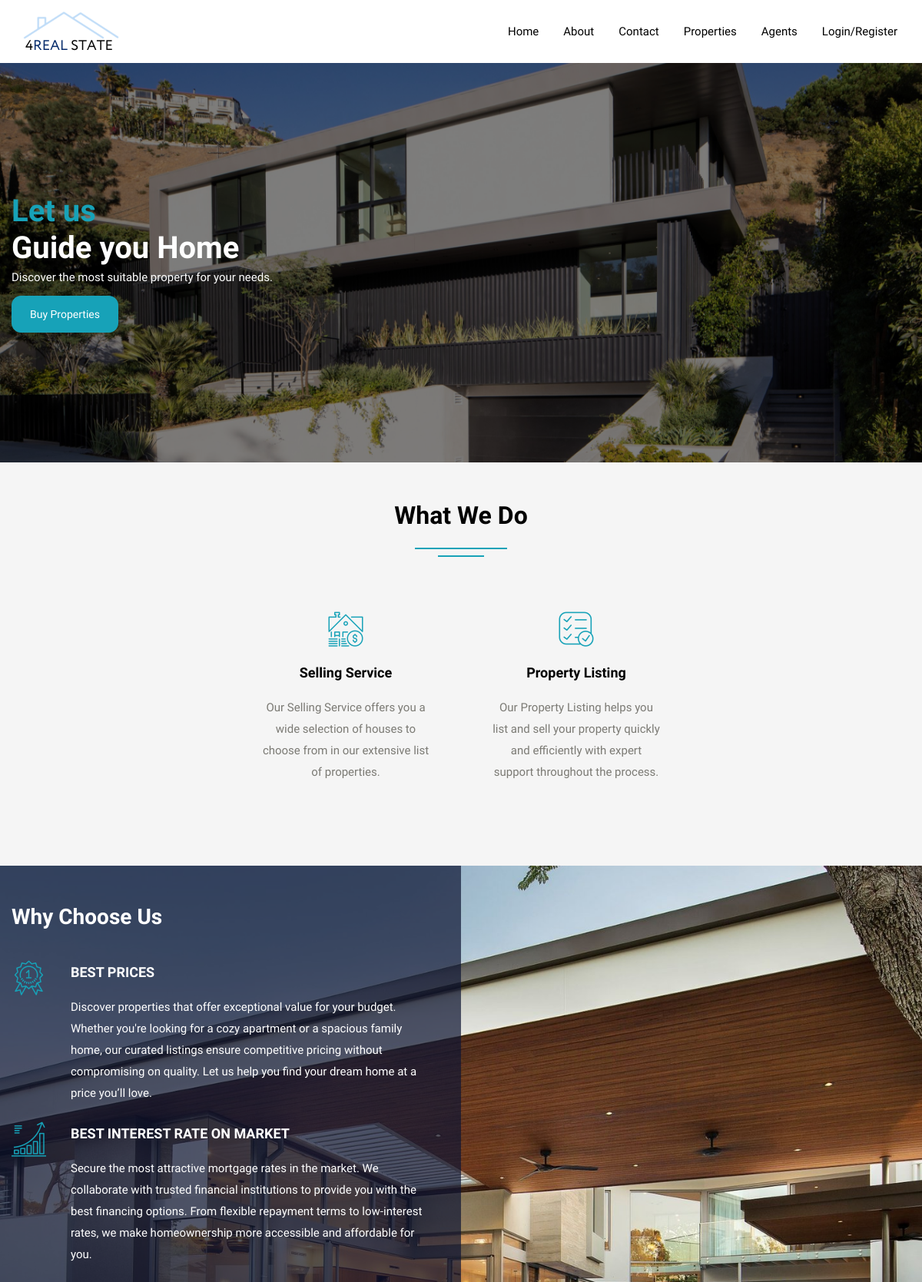
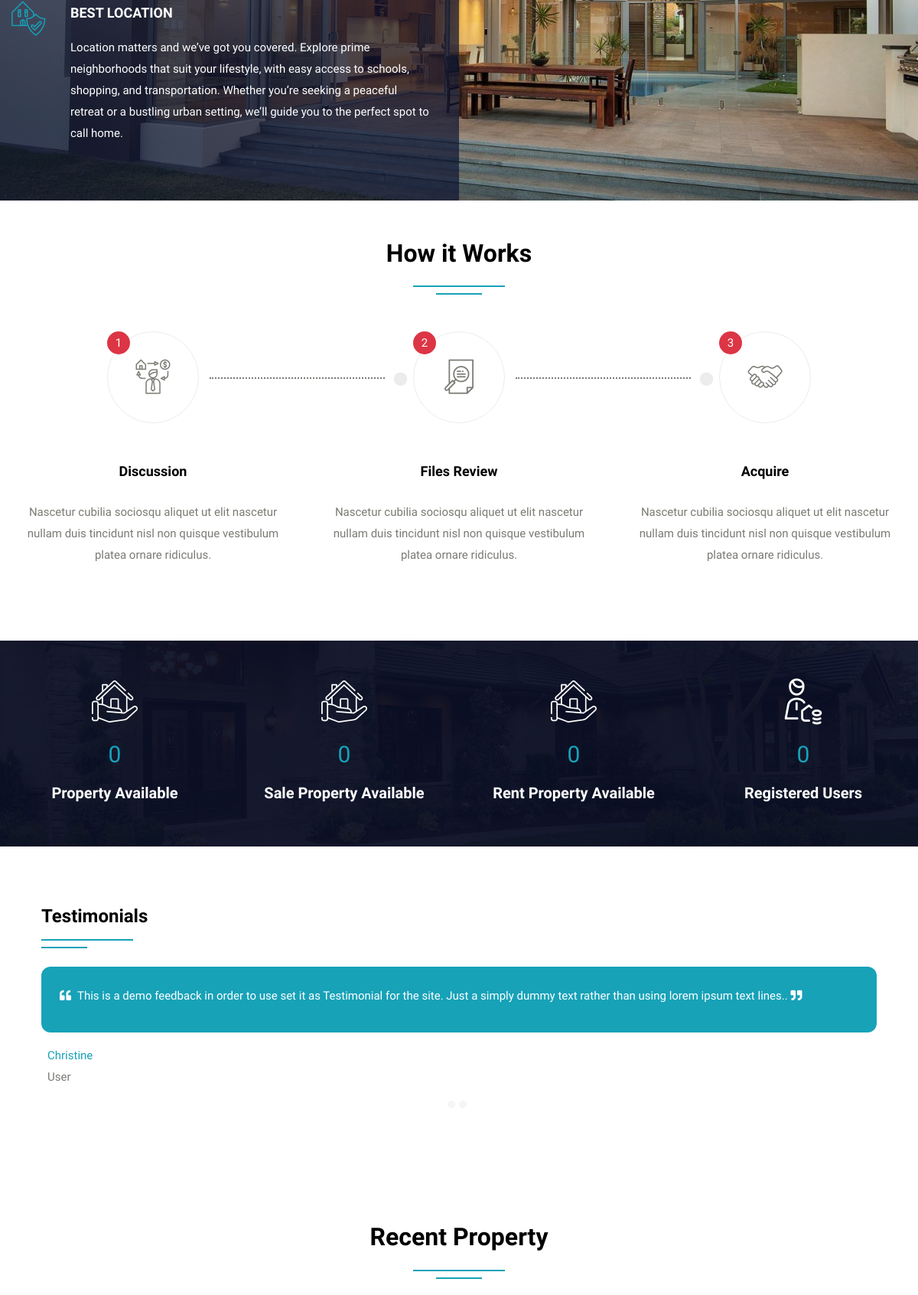
The page / (upper part) on the database its author committed (2 pictures, top to bottom).
### tables this page shows
CREATE TABLE `feedback` (
  `fid` int(50) NOT NULL,
  `uid` int(50) NOT NULL,
  `fdescription` varchar(300) NOT NULL,
  `status` int(1) NOT NULL,
  `date` datetime NOT NULL DEFAULT CURRENT_TIMESTAMP
);

CREATE TABLE `user` (
  `uid` int(50) NOT NULL,
  `uname` varchar(100) NOT NULL,
  `uemail` varchar(100) NOT NULL,
  `uphone` varchar(20) NOT NULL,
  `upass` varchar(50) NOT NULL,
  `utype` varchar(50) NOT NULL,
  `uimage` varchar(300) NOT NULL
);

### index.php (the view, shortened to what this page needs)
<!DOCTYPE html>
<html lang="en">
<head>
<link rel="stylesheet" type="text/css" href="css/bootstrap.min.css">
<link rel="stylesheet" type="text/css" href="css/bootstrap-slider.css">
<link rel="stylesheet" type="text/css" href="css/jquery-ui.css">
<link rel="stylesheet" type="text/css" href="css/layerslider.css">
<link rel="stylesheet" type="text/css" href="css/color.css" id="color-change">
<link rel="stylesheet" type="text/css" href="css/owl.carousel.min.css">
<link rel="stylesheet" type="text/css" href="css/font-awesome.min.css">
<link rel="stylesheet" type="text/css" href="fonts/flaticon/flaticon.css">
<link rel="stylesheet" type="text/css" href="css/style.css">
</head>
<body>
<div id="page-wrapper">
    <div class="row">
		<?php include("include/header.php");?>
        <div class="overlay-black w-100 slider-banner1 position-relative" style="background-image: url('images/banner/house_1.jpg'); background-size: cover; background-position: center center; background-repeat: no-repeat;">
            <div class="container h-100">
                <div class="row h-100 align-items-center">
                    <div class="col-lg-12">
                        <div class="text-white">
                            <h1 class="mb-0"><span class="text-info">Let us</span><br>
                            Guide you Home</h1>
                            <p>Discover the most suitable property for your needs.</p>
                            <button class="btn btn-info" name="login" value="Login" onclick="window.location.href='property.php';" style="border-radius: 12px;">Buy Properties</button>
                        </div>
                    </div>
                </div>
            </div>
        </div>
        <div class="full-row bg-gray">
            <div class="container">
                <div class="row">
                    <div class="col-lg-12">
                        <h2 class="text-secondary double-down-line text-center mb-5">What We Do</h2></div>
                </div>
                <div class="text-box-one">
                    <div class="row justify-content-center">
                        <div class="col-lg-3 col-md-6">
                            <div class="p-4 text-center hover-bg-white hover-shadow rounded mb-4 transation-3s">
								<i class="flaticon-rent text-info flat-medium" aria-hidden="true"></i>
                                <h5 class="text-secondary hover-text-success py-3 m-0"><a href="#">Selling Service</a></h5>
                                <p>Our Selling Service offers you a wide selection of houses to choose from in our extensive list of properties.</p>
                            </div>
                        </div>
                        <div class="col-lg-3 col-md-6">
                            <div class="p-4 text-center hover-bg-white hover-shadow rounded mb-4 transation-3s">
								<i class="flaticon-list text-info flat-medium" aria-hidden="true"></i>
                                <h5 class="text-secondary hover-text-success py-3 m-0"><a href="#">Property Listing</a></h5>
                                <p>Our Property Listing helps you list and sell your property quickly and efficiently with expert support throughout the process.</p>
                            </div>
                        </div>
                    </div>
                </div>
            </div>
        </div>
        <div class="full-row living bg-one overlay-secondary-half" style="background-image: url('images/banner/house_2.jpg'); background-size: cover; background-position: center center; background-repeat: no-repeat;">
            <div class="container">
                <div class="row">
                    <div class="col-md-12 col-lg-6">
                        <div class="living-list pr-4">
                            <h3 class="pb-4 mb-3 text-white">Why Choose Us</h3>
                            <ul>
                                <li class="mb-4 text-white d-flex">
									<i class="flaticon-reward flat-medium float-left d-table mr-4 text-info" aria-hidden="true"></i>
									<div class="pl-2">
										<h5 class="mb-3">BEST PRICES</h5>
										<p>Discover properties that offer exceptional value for your budget. Whether you're looking for a cozy apartment or a spacious family home, our curated listings ensure competitive pricing without compromising on quality. Let us help you find your dream home at a price you’ll love.</p>
									</div>
                                </li>
                                <li class="mb-4 text-white d-flex">
									<i class="flaticon-diagram flat-medium float-left d-table mr-4 text-info" aria-hidden="true"></i>
									<div class="pl-2">
										<h5 class="mb-3">BEST INTEREST RATE ON MARKET</h5>
										<p>Secure the most attractive mortgage rates in the market. We collaborate with trusted financial institutions to provide you with the best financing options. From flexible repayment terms to low-interest rates, we make homeownership more accessible and affordable for you.</p>
									</div>
                                </li>
                                <li class="mb-4 text-white d-flex">
									<i class="flaticon-real-estate flat-medium float-left d-table mr-4 text-info" aria-hidden="true"></i>
									<div class="pl-2">
										<h5 class="mb-3">BEST LOCATION</h5>
										<p>Location matters and we’ve got you covered. Explore prime neighborhoods that suit your lifestyle, with easy access to schools, shopping, and transportation. Whether you’re seeking a peaceful retreat or a bustling urban setting, we’ll guide you to the perfect spot to call home.</p>
									</div>
                                </li>
                            </ul>
                        </div>
                    </div>
                </div>
            </div>
        </div>
        <div class="full-row">
            <div class="container">
                <div class="row">
                    <div class="col-lg-12">
                        <h2 class="text-secondary double-down-line text-center mb-5">How it Works</h2>
                        </div>
                </div>
                <div class="row">
                    <div class="col-md-4">
                        <div class="icon-thumb-one text-center mb-5">
                            <div class="custom-bg-red-color text-white rounded-circle position-absolute z-index-9">1</div>
                            <div class="left-arrow"><i class="flaticon-investor flat-medium icon-success" aria-hidden="true"></i></div>
                            <h5 class="text-secondary mt-5 mb-4">Discussion</h5>
                            <p>Nascetur cubilia sociosqu aliquet ut elit nascetur nullam duis tincidunt nisl non quisque vestibulum platea ornare ridiculus.</p>
                        </div>
                    </div>
                    <div class="col-md-4">
                        <div class="icon-thumb-one text-center mb-5">
                            <div class="custom-bg-red-color text-white rounded-circle position-absolute z-index-9">2</div>
                            <div class="left-arrow"><i class="flaticon-search flat-medium icon-success" aria-hidden="true"></i></div>
                            <h5 class="text-secondary mt-5 mb-4">Files Review</h5>
                            <p>Nascetur cubilia sociosqu aliquet ut elit nascetur nullam duis tincidunt nisl non quisque vestibulum platea ornare ridiculus.</p>
                        </div>
                    </div>
                    <div class="col-md-4">
                        <div class="icon-thumb-one text-center mb-5">
                            <div class="custom-bg-red-color text-white rounded-circle position-absolute z-index-9">3</div>
                            <div><i class="flaticon-handshake flat-medium icon-success" aria-hidden="true"></i></div>
                            <h5 class="text-secondary mt-5 mb-4">Acquire</h5>
                            <p>Nascetur cubilia sociosqu aliquet ut elit nascetur nullam duis tincidunt nisl non quisque vestibulum platea ornare ridiculus.</p>
                        </div>
                    </div>
                </div>
            </div>
        </div>
        <div class="full-row overlay-secondary" style="background-image: url('images/breadcromb.jpg'); background-size: cover; background-position: center center; background-repeat: no-repeat;">
            <div class="container">
                <div class="fact-counter">
                    <div class="row">
                        <div class="col-md-3">
                            <div class="count wow text-center  mb-sm-50" data-wow-duration="300ms"> <i class="flaticon-house flat-large text-white" aria-hidden="true"></i>
								<?php
										$query=mysqli_query($con,"SELECT count(pid) FROM property");
											while($row=mysqli_fetch_array($query))
												{
										?>
                                <div class="count-num text-info my-4" data-speed="3000" data-stop="<?php
												$total = $row[0];
												echo $total;?>">0</div>
								<?php } ?>
                                <div class="text-white h5">Property Available</div>
                            </div>
                        </div>
						<div class="col-md-3">
                            <div class="count wow text-center  mb-sm-50" data-wow-duration="300ms"> <i class="flaticon-house flat-large text-white" aria-hidden="true"></i>
								<?php
										$query=mysqli_query($con,"SELECT count(pid) FROM property where stype='sale'");
											while($row=mysqli_fetch_array($query))
												{
										?>
                                <div class="count-num text-info my-4" data-speed="3000" data-stop="<?php
												$total = $row[0];
												echo $total;?>">0</div>
								<?php } ?>
                                <div class="text-white h5">Sale Property Available</div>
                            </div>
                        </div>
						<div class="col-md-3">
                            <div class="count wow text-center  mb-sm-50" data-wow-duration="300ms"> <i class="flaticon-house flat-large text-white" aria-hidden="true"></i>
								<?php
										$query=mysqli_query($con,"SELECT count(pid) FROM property where stype='rent'");
											while($row=mysqli_fetch_array($query))
												{
										?>
                                <div class="count-num text-info my-4" data-speed="3000" data-stop="<?php
												$total = $row[0];
												echo $total;?>">0</div>
								<?php } ?>
                                <div class="text-white h5">Rent Property Available</div>
                            </div>
                        </div>
                        <div class="col-md-3">
                            <div class="count wow text-center  mb-sm-50" data-wow-duration="300ms"> <i class="flaticon-man flat-large text-white" aria-hidden="true"></i>
                                <?php
										$query=mysqli_query($con,"SELECT count(uid) FROM user");
											while($row=mysqli_fetch_array($query))
												{
										?>
                                <div class="count-num text-info my-4" data-speed="3000" data-stop="<?php
												$total = $row[0];
												echo $total;?>">0</div>
								<?php } ?>
                                <div class="text-white h5">Registered Users</div>
                            </div>
                        </div>
                    </div>
                </div>
            </div>
        </div>
		<div class="full-row">
            <div class="container">
                <div class="row">
					<div class="col-lg-12">
						<div class="content-sidebar p-4">
							<div class="mb-3 col-lg-12">
								<h4 class="double-down-line-left text-secondary position-relative pb-4 mb-4">Testimonials</h4>
									<div class="recent-review owl-carousel owl-dots-gray owl-dots-hover-success">
										<?php
												$query=mysqli_query($con,"select feedback.*, user.* from feedback,user where feedback.uid=user.uid and feedback.status='1'");
												while($row=mysqli_fetch_array($query))
													{
										?>
										<div class="item">
											<div class="p-4 bg-info position-relative" style="border-radius: 12px;">
												<p class="text-white"><i class="fas fa-quote-left mr-2 text-white"></i><?php echo $row['2']; ?>. <i class="fas fa-quote-right mr-2 text-white"></i></p>
											</div>
											<div class="p-2 mt-2">
												<span class="text-info d-table text-capitalize"><?php echo $row['uname']; ?></span> <span class="text-capitalize"><?php echo $row['utype']; ?></span>
											</div>
										</div>
										<?php }  ?>
									</div>
							</div>
						 </div>
					</div>
				</div>
			</div>
		</div>
        <div class="full-row">
            <div class="container">
                <div class="row">
                    <div class="col-md-12">
                        <h2 class="text-secondary double-down-line text-center mb-0">Recent Property</h2>
                    </div>
                    <div class="col-md-12">
                    </div>
                </div>
            </div>
        </div>
    </div>
</div>
</body>
</html>

### css/color.css (style rules this page uses)
:root { --theme-ordinary-color: #7b7a74; }
:root { --theme-primary-color: #17a2b8; }
:root { --theme-secondary-color: black; }
:root { --theme-white-color: #fff; }
:root { --theme-light-color: #f8f8f8; }
:root { --theme-gray-color: #f5f5f5; }
:root { --theme-footer-color: #091b4b; }
:root { --theme-dark-color: #091b4b; }
:root { --text-light-color: #a3a7af; }
:root { --theme-primary-opacity-color: #17a2b8; }
:root { --theme-secondary-opacity-color: rgba(13,20,50,0.7); }
:root { --theme-white-opacity-color: rgba(255, 255, 255, 0.3); }
:root { --theme-dark-opacity-color: rgba(0, 0, 0, 0.5); }
:root { --theme-ordinary-font: 'Muli', sans-serif; }
:root { --theme-highlight-font: 'Comfortaa', cursive; }
.custom-bg-red-color { background-color: #dc3545; }

### rows shown on the page
feedback: fdescription "This is a demo feedback in order to use set it as Testimonial for the site. Just a simply dummy text rather than using lorem ipsum text lines.", uid.uname "Christine", uid.utype "User"
